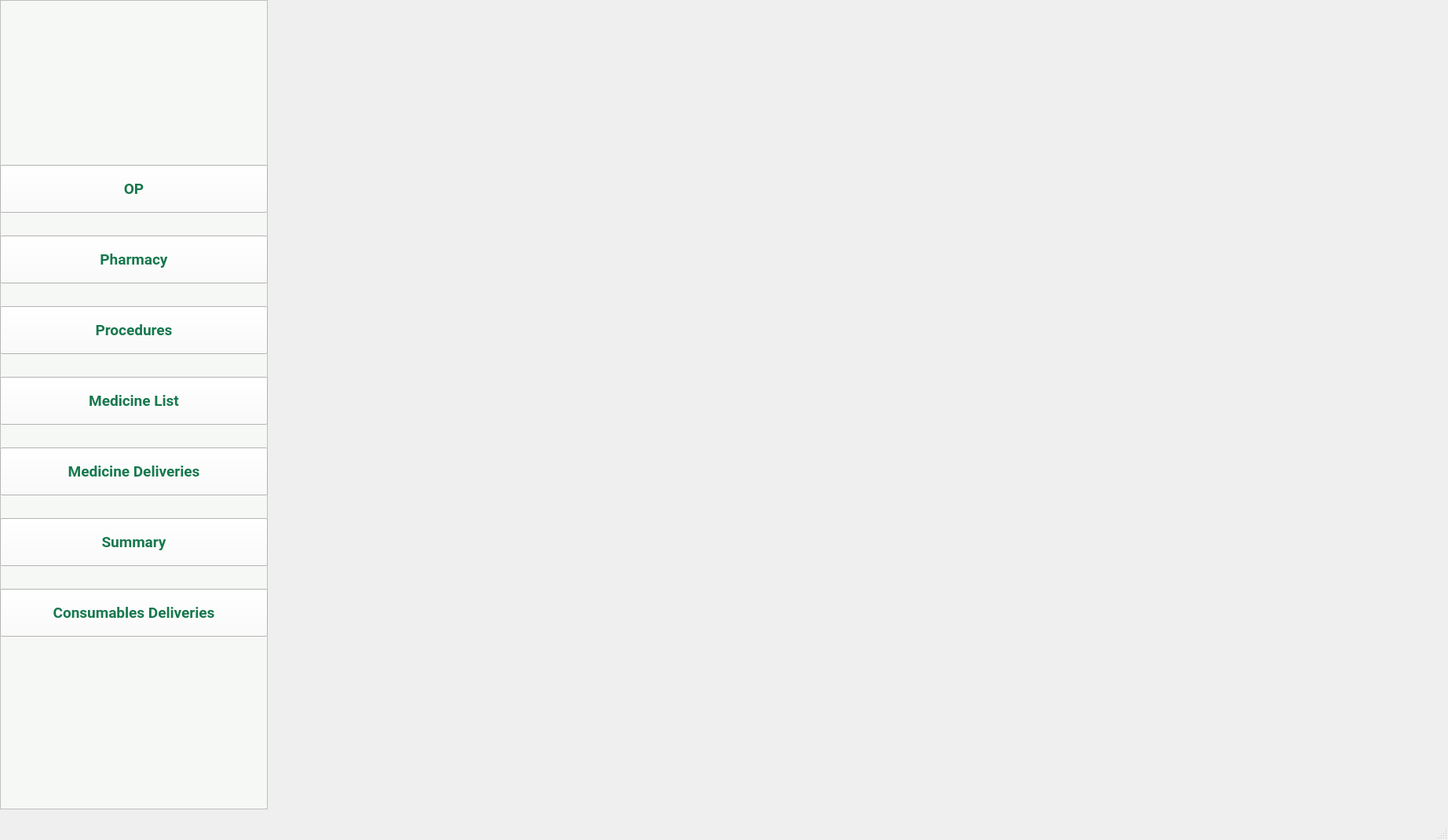
<?xml version="1.0" encoding="UTF-8"?>
<ui version="4.0">
 <class>pharmacyMainFrameView</class>
 <widget class="QMainWindow" name="pharmacyMainFrameView">
  <property name="geometry">
   <rect>
    <x>0</x>
    <y>0</y>
    <width>1844</width>
    <height>1070</height>
   </rect>
  </property>
  <property name="windowTitle">
   <string>MainWindow</string>
  </property>
  <widget class="QWidget" name="centralwidget">
   <widget class="QFrame" name="frame">
    <property name="geometry">
     <rect>
      <x>0</x>
      <y>0</y>
      <width>341</width>
      <height>1031</height>
     </rect>
    </property>
    <property name="styleSheet">
     <string notr="true"> background-color: #F6F8F5; font-weight: bold;</string>
    </property>
    <property name="frameShape">
     <enum>QFrame::StyledPanel</enum>
    </property>
    <property name="frameShadow">
     <enum>QFrame::Sunken</enum>
    </property>
    <widget class="QPushButton" name="pushButton">
     <property name="geometry">
      <rect>
       <x>0</x>
       <y>300</y>
       <width>341</width>
       <height>61</height>
      </rect>
     </property>
     <property name="font">
      <font>
       <family>Roboto</family>
       <pointsize>14</pointsize>
       <weight>75</weight>
       <bold>true</bold>
      </font>
     </property>
     <property name="styleSheet">
      <string notr="true">color: #17784E; background-color: #FBFBFA; font-weight: bold;</string>
     </property>
     <property name="text">
      <string>Pharmacy</string>
     </property>
    </widget>
    <widget class="QPushButton" name="pushButton_2">
     <property name="geometry">
      <rect>
       <x>0</x>
       <y>390</y>
       <width>341</width>
       <height>61</height>
      </rect>
     </property>
     <property name="font">
      <font>
       <family>Roboto</family>
       <pointsize>14</pointsize>
       <weight>75</weight>
       <bold>true</bold>
      </font>
     </property>
     <property name="styleSheet">
      <string notr="true">color: #17784E; background-color: #FBFBFA; font-weight: bold;</string>
     </property>
     <property name="text">
      <string>Procedures</string>
     </property>
    </widget>
    <widget class="QPushButton" name="pushButton_3">
     <property name="geometry">
      <rect>
       <x>0</x>
       <y>210</y>
       <width>341</width>
       <height>61</height>
      </rect>
     </property>
     <property name="font">
      <font>
       <family>Roboto</family>
       <pointsize>14</pointsize>
       <weight>75</weight>
       <bold>true</bold>
      </font>
     </property>
     <property name="styleSheet">
      <string notr="true">color: #17784E; background-color: #FBFBFA; font-weight: bold;</string>
     </property>
     <property name="text">
      <string>OP</string>
     </property>
    </widget>
    <widget class="QPushButton" name="pushButton_4">
     <property name="geometry">
      <rect>
       <x>0</x>
       <y>480</y>
       <width>341</width>
       <height>61</height>
      </rect>
     </property>
     <property name="font">
      <font>
       <family>Roboto</family>
       <pointsize>14</pointsize>
       <weight>75</weight>
       <bold>true</bold>
      </font>
     </property>
     <property name="styleSheet">
      <string notr="true">color: #17784E; background-color: #FBFBFA; font-weight: bold;</string>
     </property>
     <property name="text">
      <string>Medicine List</string>
     </property>
    </widget>
    <widget class="QPushButton" name="pushButton_5">
     <property name="geometry">
      <rect>
       <x>0</x>
       <y>660</y>
       <width>341</width>
       <height>61</height>
      </rect>
     </property>
     <property name="font">
      <font>
       <family>Roboto</family>
       <pointsize>14</pointsize>
       <weight>75</weight>
       <bold>true</bold>
      </font>
     </property>
     <property name="styleSheet">
      <string notr="true">color: #17784E; background-color: #FBFBFA; font-weight: bold;</string>
     </property>
     <property name="text">
      <string>Summary</string>
     </property>
    </widget>
    <widget class="QPushButton" name="pushButton_6">
     <property name="geometry">
      <rect>
       <x>0</x>
       <y>570</y>
       <width>341</width>
       <height>61</height>
      </rect>
     </property>
     <property name="font">
      <font>
       <family>Roboto</family>
       <pointsize>14</pointsize>
       <weight>75</weight>
       <bold>true</bold>
      </font>
     </property>
     <property name="styleSheet">
      <string notr="true">color: #17784E; background-color: #FBFBFA; font-weight: bold;</string>
     </property>
     <property name="text">
      <string>Medicine Deliveries</string>
     </property>
    </widget>
    <widget class="QPushButton" name="pushButton_7">
     <property name="geometry">
      <rect>
       <x>0</x>
       <y>750</y>
       <width>341</width>
       <height>61</height>
      </rect>
     </property>
     <property name="font">
      <font>
       <family>Roboto</family>
       <pointsize>14</pointsize>
       <weight>75</weight>
       <bold>true</bold>
      </font>
     </property>
     <property name="styleSheet">
      <string notr="true">color: #17784E; background-color: #FBFBFA; font-weight: bold;</string>
     </property>
     <property name="text">
      <string>Consumables Deliveries</string>
     </property>
    </widget>
   </widget>
  </widget>
  <widget class="QMenuBar" name="menubar">
   <property name="geometry">
    <rect>
     <x>0</x>
     <y>0</y>
     <width>1844</width>
     <height>21</height>
    </rect>
   </property>
  </widget>
  <widget class="QStatusBar" name="statusbar"/>
 </widget>
 <resources/>
 <connections/>
</ui>
